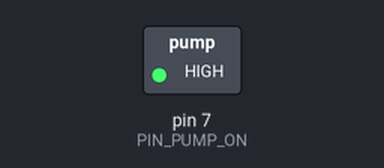
A sketch run on a simulated Arduino Uno, built with avr-gcc and run on an emulated ATmega328P. On the bench: switched loads named in the sketch (green lamp = pin HIGH).

Above: at 1.5 s.
At 7.0 s:
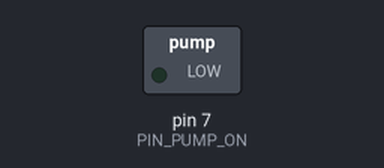
Timing chart, 0 to 14.3 s (numbered marks = the images above):
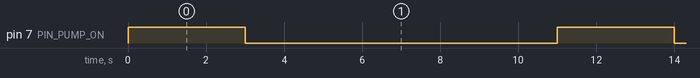

Measured:
- by itself, pin 7 (PIN_PUMP_ON): alternates HIGH for 3.0 s and LOW for 8.0 s

The sketch:

pumptest.ino
```cpp
#define PIN_PUMP_ON 7

void setup() {
  pinMode(PIN_PUMP_ON, OUTPUT);
}

void loop() {
  digitalWrite(PIN_PUMP_ON, HIGH);
  delay(3000);
    digitalWrite(PIN_PUMP_ON, LOW);
  delay(8000);
}
```
